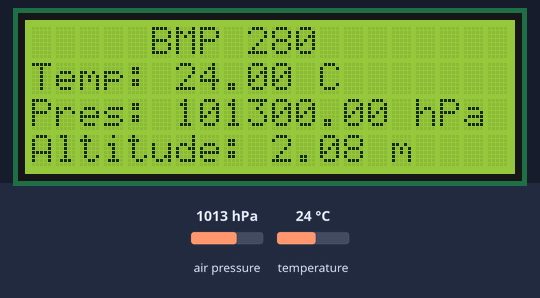
Bench run of a sketch on a simulated Arduino Uno, built with avr-gcc and run on an emulated ATmega328P. Parts: 20×4 character LCD. The test bench sets the inputs (shaded band); at power-on: air pressure 1013 hPa, temperature 24 °C. What the sketch prints to the serial monitor is not drawn.

Above: at 1.2 s.
1.3 s: air pressure set to 952 hPa
At 2.5 s:
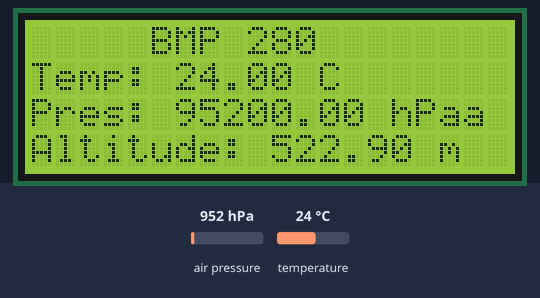
3.6 s: temperature set to 12 °C
At 4.6 s:
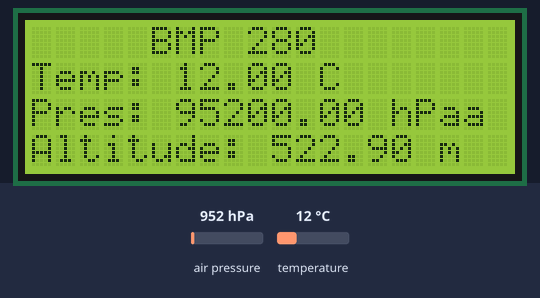
5.7 s: air pressure set to 975 hPa
At 6.7 s:
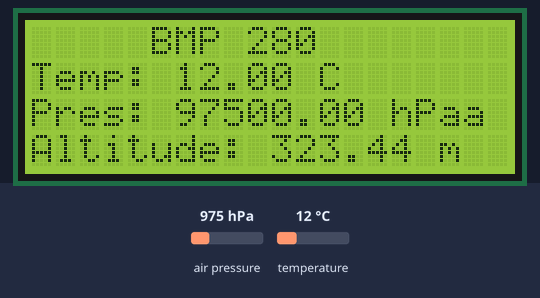
7.8 s: temperature set to 19 °C
Timing chart, 0 to 10.8 s (numbered marks = the images above; inputs shaded):
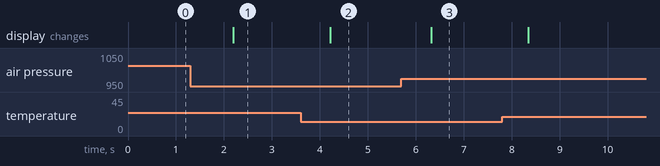

Measured:
- after the input at 1.3 s, the display: changes after 0.89 s (image 1)
- after the input at 3.6 s, the display: changes after 0.61 s (image 2)
- after the input at 5.7 s, the display: changes after 0.62 s (image 3)

The sketch:

BMP280_Sensor_OLED_display.ino
```cpp
#include <Wire.h>
#include <SPI.h>
#include <Adafruit_BMP280.h>
#define BMP280_ADDRESS 0x76
#include <LiquidCrystal_I2C.h>

LiquidCrystal_I2C lcd(0x27,20,4);


Adafruit_BMP280 bmp;  // use I2C interface


void setup() {
  lcd.init();                      // initialize the lcd
  // Print a message to the LCD.
  lcd.backlight();
  Serial.begin(9600);          // initialize serial communication with baud rate of 9600
  while (!Serial) delay(100);  // wait for native usb
  Serial.println(F("BMP280 test"));

  unsigned status;
  status = bmp.begin(BMP280_ADDRESS);
  if (!status) {
    Serial.println(F("Could not find a valid BMP280 sensor, check wiring or "
                     "try a different address!"));
    while (1) delay(10);  // Stop code execution if the sensor is not found.
  }

  /* Default settings from datasheet. */
  bmp.setSampling(Adafruit_BMP280::MODE_NORMAL,     /* Operating Mode. */
                  Adafruit_BMP280::SAMPLING_X2,     /* Temp. oversampling */
                  Adafruit_BMP280::SAMPLING_X16,    /* Pressure oversampling */
                  Adafruit_BMP280::FILTER_X16,      /* Filtering. */
                  Adafruit_BMP280::STANDBY_MS_500); /* Standby time. */


}

void loop() {
lcd.setCursor(5, 0);
  lcd.print("BMP 280");
  // Read and print temperature in degrees Celsius.
  Serial.print(F("Temperature = "));
  Serial.print(bmp.readTemperature());
  lcd.setCursor(0, 1);
  lcd.print("Temp: ");
  lcd.print(bmp.readTemperature());
  lcd.print(" C");
  Serial.println(" °C");

  //Read and print atmospheric pressure in hectopascals (hPa).
  Serial.print(F("Pressure = "));
  Serial.print(bmp.readPressure());
  lcd.setCursor(0, 2);
  lcd.print("Pres: ");
  lcd.print(bmp.readPressure());
  lcd.print(" hPa");
  Serial.println(" hPa");

  //Read and print approximate altitude based on standard pressure (1013.25 hPa).
  Serial.print(F("Approx altitude = "));
  Serial.print(bmp.readAltitude());
  lcd.setCursor(0, 3);
  lcd.print("Altitude: ");
  lcd.print(bmp.readAltitude());
  lcd.print(" m");
  Serial.println(" m");
  Serial.println();  // Print a blank line to separate readings.
  delay(2000);       // Wait for 2 seconds before taking the next set of readings.
}
```
